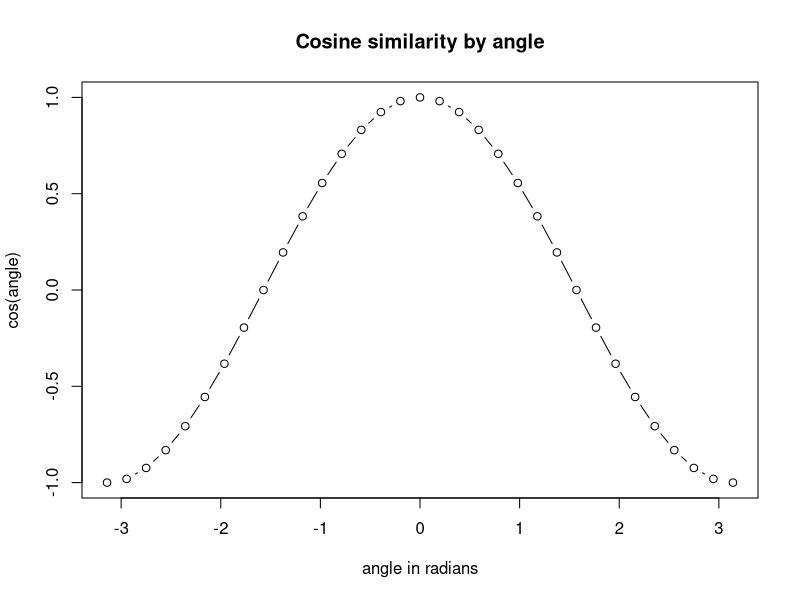

R code for this plot:
install.packages("tm")
install.packages("SnowballC")
install.packages("openxlsx")
library(tm)
library(SnowballC)
library(openxlsx)

doc1 <- "Future automation technology trends. The goal of automation is to build flexible production systems that can cope with the sequences of operations"
doc2 <- "ABB is a pioneering technology leader that works closely with utility, industry, transportation and infrastructure customers to write the future of industrial revolution"
doc3 <- "Let's write the future with robots that have what it takes to collaborate. ... ABB's groundbreaking transmission technology connects far-flung energy sources"
doc4 <- "Future; Smart home. ABB smart home technology: smarter, greener living ... See how full integration unlocks a smart building's full potential with ABB Ability"
doc5 <- "ABB: IoTSP is the future of manufacturing. ... Technology and innovation will be the key to reach this goal."
doc6 <- "ABB, the leading power and automation technology group, was cited for a ... to build the grid of the future and will be a big boost for renewable integration."
doc7 <- "ABB, the leading power and automation technology group, today announced a breakthrough in the ability to interrupt Direct Current, solving a 100-year-old"
doc8 <- "Last month ABB participated at the Slush startup and tech conference in Helsinki for the first time."
doc9 <- "Uncovering the Secrets of Future Competitiveness Roman Boutellier, Oliver ... This holds particularly true for ABB's key technologies"
doc10 <- "The ABB corporate document Mission, Values and Policies provides the following statement on ... Technological innovation is essential to secure ABB's future"
doc11 <- "Ulrich Spiesshofer, President & CEO of ABB, talks to IHS Energy SVP Atul Arya about technology and the impact its having on the energy"
doc12 <- "ABB i-bus® KNX | Intelligent building systems technology 03. Why is it safest to plan with ABB? No one can foresee the future."
doc13 <- "However, in the future ABB-PBS expected its wage rates to go up faster than west ... The Technology Role for ABB-PBS "
doc14 <- "ABB Ability Symphony® Plus technology connects ABB's legacy of power generation leadership with its digital future at ABB Customer World"
doc15 <- "Written evidence Memorandum submitted by ABB l. About ABB 1 . 1 ABB is a leader in power and automation technologies that enable utility and industry"
doc16 <- "ABB is paving the way to the Factory of the Future with latest robotics technologies at K 2016"

doc.list <- list(doc1, doc2, doc3, doc4, doc5, doc6, doc7, doc8, doc9, doc10, doc11, doc12, doc13, doc14, doc15, doc16)
N.docs <- length(doc.list)
names(doc.list) <- paste0("doc", c(1:N.docs))

query <- "ABB Industrial Robotics"

my.docs <- VectorSource(c(doc.list, query))
my.docs$Names <- c(names(doc.list), "query")
my.corpus <- Corpus(my.docs)

my.corpus

getTransformations()
my.corpus <- tm_map(my.corpus, removePunctuation)
content(my.corpus[[1]])

my.corpus <- tm_map(my.corpus, stemDocument)
content(my.corpus[[1]])

my.corpus <- tm_map(my.corpus, removeNumbers)
my.corpus <- tm_map(my.corpus, content_transformer(tolower))
my.corpus <- tm_map(my.corpus, stripWhitespace)
content(my.corpus[[1]])

term.doc.matrix.stm <- TermDocumentMatrix(my.corpus)
term.doc.matrix.stm$dimnames

colnames(term.doc.matrix.stm) <- c(names(doc.list), "query")
inspect(term.doc.matrix.stm[0:140, ])

tdm_op <- inspect(term.doc.matrix.stm[0:140, ])

write.csv (tdm_op, "tdm_op.csv")

term.doc.matrix <- as.matrix(term.doc.matrix.stm)

write.csv(term.doc.matrix, "search_tdm.csv")

cat("Dense matrix representation costs", object.size(term.doc.matrix), "bytes.\n",
    "Simple triplet matrix representation costs", object.size(term.doc.matrix.stm),
    "bytes.")

get.tf.idf.weights <- function(tf.vec) {
  # Computes tfidf weights from term frequency vector
  n.docs <- length(tf.vec)
  doc.frequency <- length(tf.vec[tf.vec > 0])
  weights <- rep(0, length(tf.vec))
  weights[tf.vec > 0] <- (1 + log2(tf.vec[tf.vec > 0])) * log2(n.docs/doc.frequency)
  return(weights)
}

get.tf.idf.weights(c(1, 2, 3, 4, 5, 6, 7, 8, 9, 0, 0, 0, 0, 0, 15))
tfidf.matrix <- t(apply(term.doc.matrix, 1,
                        FUN = function(row) {get.tf.idf.weights(row)}))

colnames(tfidf.matrix) <- colnames(term.doc.matrix)

tfidf.matrix[0:3, ]
tdm_weight <- tfidf.matrix[0:20, ]
write.csv(tdm_weight, "tdm_weight.csv")

angle <- seq(-pi, pi, by = pi/16)

plot(cos(angle) ~ angle, type = "b", xlab = "angle in radians",
     main = "Cosine similarity by angle")
tfidf.matrix <- scale(tfidf.matrix, center = FALSE,
                      scale = sqrt(colSums(tfidf.matrix^2)))
tfidf.matrix[0:20, ]

write.csv(tfidf.matrix[0:20, ], "tdm_norm.csv")

query.vector <- tfidf.matrix[, (N.docs + 1)]
tfidf.matrix <- tfidf.matrix[, 1:N.docs]
doc.scores <- t(query.vector) %*% tfidf.matrix

results.df <- data.frame(doc = names(doc.list), score = t(doc.scores),
                         text = unlist(doc.list))
results.df <- results.df[order(results.df$score, decreasing = TRUE), ]

options(width = 2000)
print(results.df, row.names = FALSE, right = FALSE, digits = 2)
write.xlsx(results.df, row.names = FALSE, right = FALSE, digits = 2, "search_op.xlsx")
